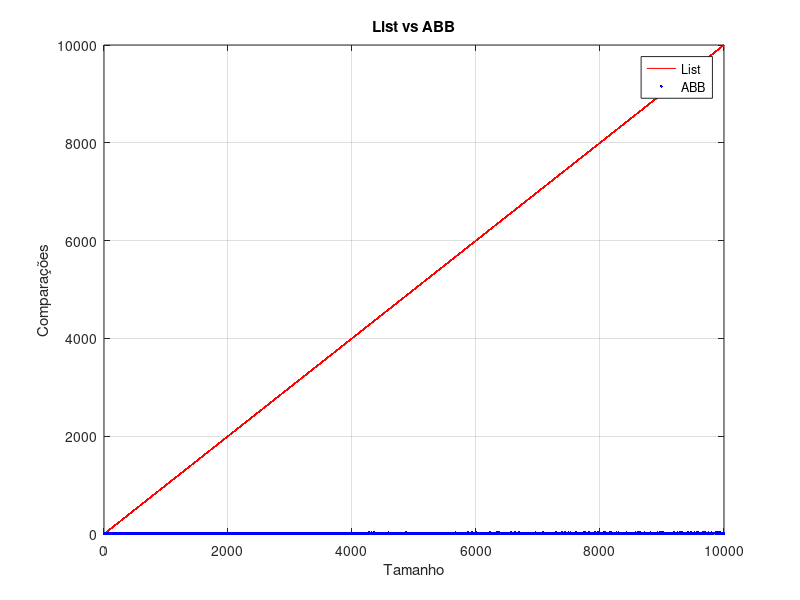

Source code (MATLAB):
%list
arquivo1 = fopen('comparisons_list.txt');
arquivo2 = fopen('comparisons_bst.txt');

V1 = fscanf(arquivo1,'%d %d',[2 Inf]);
V2 = fscanf(arquivo2,'%d %d',[2 Inf]);
fclose(arquivo1);
fclose(arquivo2);

c1 = size(V1,2);
%V1 = sort(V1,2);
%V2 = sort(V2,2);

for i=1:1:c1
    x1(i) = V1(1,i);
end

for i=1:1:c1
    y1(i) = V1(2,i);
end
%abb
c2 = size(V2,2);

for i=1:1:c2
    x2(i) = V2(1,i);
end

for i=1:1:c2
    y2(i) = V2(2,i);
end

%graph
figure;
plot(x1,y1,'r-',x2,y2,'b .')
grid on;
xlim([0 inf]);
ylim([0 inf]);
xlabel('Tamanho');
ylabel('Comparações');
legend('List','ABB');
title('List vs ABB');